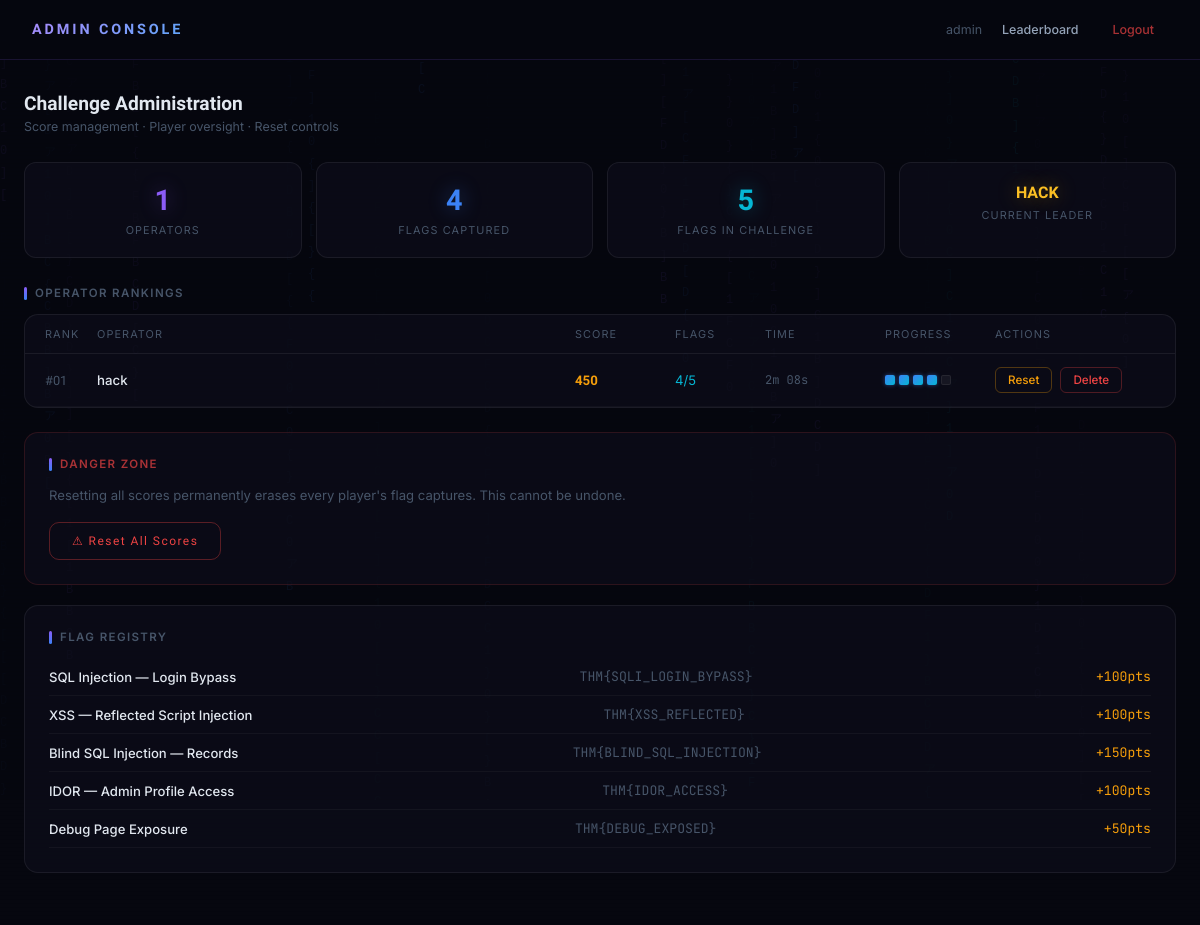
The app's page /app/portal/admin.php (signed in) with its own data.
### tables this page shows
CREATE TABLE portal_users (
    id INTEGER PRIMARY KEY AUTOINCREMENT,
    username TEXT UNIQUE NOT NULL,
    password_hash TEXT NOT NULL,
    is_admin INTEGER DEFAULT 0,
    created_at INTEGER DEFAULT (strftime('%s','now'))
);

### app/portal/config.php (called while the page is built, shortened)
<?php
function get_user_score($pdb, $user_id) {
    $captures = $pdb->prepare("SELECT flag_name, captured_at FROM flag_captures WHERE user_id=? ORDER BY captured_at ASC");
    $captures->execute([$user_id]);
    $rows = $captures->fetchAll(PDO::FETCH_ASSOC);
    $user = $pdb->prepare("SELECT created_at FROM portal_users WHERE id=?");
    $user->execute([$user_id]);
    $u = $user->fetch(PDO::FETCH_ASSOC);
    $start = $u['created_at'];
    $score = 0;
    $last_time = $start;
    foreach ($rows as $r) {
        $flag_val = $r['flag_name'];
        foreach (KNOWN_FLAGS as $fv => $meta) {
            if ($meta['name'] === $flag_val) {
                $score += $meta['points'];
                break;
            }
        }
        $last_time = $r['captured_at'];
    }
    $elapsed = ($last_time > $start && count($rows) > 0) ? ($last_time - $start) : 0;
    return [
        'score'    => $score,
        'count'    => count($rows),
        'elapsed'  => $elapsed,
        'captures' => $rows,
    ];
}
function format_time($seconds) {
    $h = floor($seconds / 3600);
    $m = floor(($seconds % 3600) / 60);
    $s = $seconds % 60;
    if ($m > 0) return sprintf('%dm %02ds', $m, $s);
    return sprintf('%ds', $s);
}
?>

### app/portal/admin.php (the view, shortened to what this page needs)
<?php
require_once 'config.php';
$stmt = $pdb->query("SELECT u.id, u.username, u.created_at, COUNT(fc.id) as flag_count FROM portal_users u LEFT JOIN flag_captures fc ON fc.user_id=u.id WHERE u.is_admin=0 GROUP BY u.id ORDER BY flag_count DESC, u.created_at ASC");
$players = $stmt->fetchAll(PDO::FETCH_ASSOC);
$full_data = [];
foreach ($players as $p) { $sd = get_user_score($pdb, $p['id']); $full_data[] = array_merge($p, $sd); }
usort($full_data, function($a,$b){ if($b['score']!==$a['score']) return $b['score']-$a['score']; return $a['elapsed']-$b['elapsed']; });
$total_flags_captured = $pdb->query("SELECT COUNT(*) FROM flag_captures")->fetchColumn();
$total_players = count($full_data);
$top_scorer = !empty($full_data) ? $full_data[0]['username'] : '—';
?>
<!DOCTYPE html>
<html lang="en">
<head>
</head>
<body>
<canvas id="matrix"></canvas>
<div class="scanlines"></div>
<div class="topbar">
  <div class="logo">ADMIN CONSOLE</div>
  <div class="nav-links">
    <span style="font-size:.78rem;color:var(--text-muted)">admin</span>
    <a href="leaderboard.php" class="nav-btn">Leaderboard</a>
    <a href="logout.php" class="nav-btn danger">Logout</a>
  </div>
</div>
<div class="main">
  <div class="page-title">Challenge Administration</div>
  <div class="page-sub">Score management · Player oversight · Reset controls</div>
  <div class="stat-grid">
    <div class="stat"><div class="stat-val p"><?= $total_players ?></div><div class="stat-label">Operators</div></div>
    <div class="stat"><div class="stat-val b"><?= $total_flags_captured ?></div><div class="stat-label">Flags Captured</div></div>
    <div class="stat"><div class="stat-val c"><?= count(KNOWN_FLAGS) ?></div><div class="stat-label">Flags in Challenge</div></div>
    <div class="stat"><div class="stat-val g"><?= htmlspecialchars(strtoupper($top_scorer)) ?></div><div class="stat-label">Current Leader</div></div>
  </div>
  <div class="section-label" style="margin-bottom:14px">Operator Rankings</div>
  <div class="table-card">
    <div class="t-head">
      <div>Rank</div><div>Operator</div><div>Score</div><div>Flags</div><div>Time</div><div>Progress</div><div>Actions</div>
    </div>
    <?php foreach ($full_data as $i => $p): ?>
      <?php $rank = $i + 1; $cap_names = array_column($p['captures'], 'flag_name'); ?>
      <div class="t-row" onclick="toggleRow(<?= $p['id'] ?>)">
        <div class="rank-n">#<?= str_pad($rank,2,'0',STR_PAD_LEFT) ?></div>
        <div style="font-weight:500"><?= htmlspecialchars($p['username']) ?></div>
        <div class="score-c"><?= $p['score'] ?></div>
        <div style="color:var(--cyan);font-size:.82rem"><?= $p['flag_count'] ?>/<?= count(KNOWN_FLAGS) ?></div>
        <div style="color:var(--text-muted);font-family:'JetBrains Mono',monospace;font-size:.75rem"><?= format_time($p['elapsed']) ?></div>
        <div><div class="dots"><?php foreach (KNOWN_FLAGS as $fv => $meta): ?><div class="dot <?= in_array($meta['name'],$cap_names)?'on':'off' ?>" title="<?= htmlspecialchars($meta['label']) ?>"></div><?php endforeach; ?></div></div>
        <div style="display:flex;gap:8px" onclick="event.stopPropagation()">
          <form method="POST" style="display:inline">
            <button class="btn-xs btn-reset-xs" onclick="return confirm('Reset scores for <?= htmlspecialchars($p['username']) ?>?')">Reset</button>
          </form>
          <form method="POST" style="display:inline">
            <button class="btn-xs btn-del-xs" onclick="return confirm('Delete <?= htmlspecialchars($p['username']) ?>?')">Delete</button>
          </form>
        </div>
      </div>
    <?php endforeach; ?>
  </div>
  <div class="card" style="border-color:rgba(239,68,68,.15)">
    <div class="section-label" style="margin-bottom:14px;color:rgba(239,68,68,.7)">Danger Zone</div>
    <p style="color:var(--text-muted);font-size:.82rem;margin-bottom:16px;line-height:1.6">Resetting all scores permanently erases every player's flag captures. This cannot be undone.</p>
    <form method="POST" onsubmit="return confirm('Reset ALL scores for ALL operators? This cannot be undone.')">
      <button type="submit" class="btn-danger-lg">⚠ Reset All Scores</button>
    </form>
  </div>
  <div class="card">
    <div class="section-label" style="margin-bottom:14px">Flag Registry</div>
    <?php foreach (KNOWN_FLAGS as $fval => $meta): ?>
      <div style="display:flex;justify-content:space-between;align-items:center;padding:10px 0;border-bottom:1px solid rgba(255,255,255,.04);font-size:.82rem">
        <span style="font-weight:500"><?= htmlspecialchars($meta['label']) ?></span>
        <span style="font-family:'JetBrains Mono',monospace;color:var(--text-muted)"><?= htmlspecialchars($fval) ?></span>
        <span style="color:var(--amber);font-family:'JetBrains Mono',monospace">+<?= $meta['points'] ?>pts</span>
      </div>
    <?php endforeach; ?>
  </div>
</div>
<script>
const canvas = document.getElementById('matrix');
const ctx = canvas.getContext('2d');
function resize() { canvas.width = innerWidth; canvas.height = innerHeight; }
resize(); window.addEventListener('resize', resize);
const chars = '01アBCDF{}[]'.split('');
const colors = ['#8b5cf6','#3b82f6','#06b6d4'];
const cols = Math.floor(canvas.width / 22);
const drops = Array.from({length: cols}, () => Math.random() * -100);
const dc = drops.map(() => colors[Math.floor(Math.random() * colors.length)]);
function draw() {
  ctx.fillStyle = 'rgba(6,7,15,.06)'; ctx.fillRect(0,0,canvas.width,canvas.height);
  drops.forEach((y,i) => { ctx.fillStyle=dc[i]; ctx.font='12px monospace';
    ctx.fillText(chars[Math.floor(Math.random()*chars.length)],i*22,y*22);
    if(y*22>canvas.height&&Math.random()>.975){drops[i]=0;dc[i]=colors[Math.floor(Math.random()*colors.length)];} drops[i]++; }); }
setInterval(draw, 55);
function toggleRow(id) { document.getElementById('expand-'+id).classList.toggle('open'); }
</script>
</body>
</html>

### app/portal/admin.php (style rules this page uses)
* { box-sizing:border-box;margin:0;padding:0 }
:root { --bg:#06070f;--bg2:#0d0e1a; --blue:#3b82f6;--cyan:#06b6d4;--purple:#8b5cf6;--emerald:#10b981; --amber:#f59e0b;--red:#ef4444;--gold:#fbbf24; --text:#e2e8f0;--text-dim:#94a3b8;--text-muted:#475569; --border:rgba(255,255,255,0.07);--panel:rgba(255,255,255,0.03); }
body { background:var(--bg);color:var(--text);font-family:'Inter',sans-serif;min-height:100vh }
canvas#matrix { position:fixed;inset:0;z-index:0;opacity:.06 }
.scanlines { pointer-events:none;position:fixed;inset:0;background:repeating-linear-gradient(to bottom,transparent 0,transparent 3px,rgba(0,0,0,.05) 3px,rgba(0,0,0,.05) 4px);z-index:1 }
.topbar { position:sticky;top:0;z-index:100;background:rgba(6,7,15,.95);backdrop-filter:blur(20px);border-bottom:1px solid rgba(139,92,246,.15);padding:0 32px;height:60px;display:flex;align-items:center;justify-content:space-between }
.logo { font-family:'Orbitron',monospace;font-size:.9rem;font-weight:900;letter-spacing:.2em;background:linear-gradient(135deg,#a78bfa,#60a5fa);-webkit-background-clip:text;-webkit-text-fill-color:transparent;background-clip:text }
.nav-links { display:flex;gap:6px;align-items:center }
.nav-btn { padding:6px 14px;border-radius:8px;font-size:.78rem;font-weight:500;text-decoration:none;transition:all .2s;color:var(--text-dim) }
.nav-btn.danger { color:rgba(239,68,68,.7) }
.main { max-width:1200px;margin:0 auto;padding:32px 24px;position:relative;z-index:2 }
.page-title { font-family:'Orbitron',monospace;font-size:1.2rem;font-weight:900;color:var(--text);margin-bottom:4px }
.page-sub { font-size:.78rem;color:var(--text-muted);margin-bottom:28px }
.stat-grid { display:grid;grid-template-columns:repeat(4,1fr);gap:14px;margin-bottom:28px }
.stat { background:rgba(13,14,26,.7);border:1px solid var(--border);border-radius:12px;padding:20px;text-align:center }
.stat-val { font-family:'Orbitron',monospace;font-size:1.8rem;font-weight:900;margin-bottom:6px }
.stat-val.p { color:var(--purple);text-shadow:0 0 20px rgba(139,92,246,.4) }
.stat-val.b { color:var(--blue);text-shadow:0 0 20px rgba(59,130,246,.4) }
.stat-val.c { color:var(--cyan);text-shadow:0 0 20px rgba(6,182,212,.4) }
.stat-val.g { color:var(--gold);text-shadow:0 0 20px rgba(251,191,36,.4);font-size:1rem }
.stat-label { font-size:.68rem;color:var(--text-muted);letter-spacing:.1em;text-transform:uppercase }
.section-label { font-size:.72rem;font-weight:600;color:var(--text-muted);letter-spacing:.12em;text-transform:uppercase;margin-bottom:14px;display:flex;align-items:center;gap:8px }
.section-label::before { content:'';width:3px;height:13px;background:linear-gradient(to bottom,var(--purple),var(--blue));border-radius:2px }
.table-card { background:rgba(13,14,26,.7);border:1px solid var(--border);border-radius:14px;overflow:hidden;margin-bottom:24px }
.t-head { display:grid;grid-template-columns:52px 1fr 100px 90px 120px 110px 160px;padding:12px 20px;border-bottom:1px solid var(--border);font-size:.68rem;color:var(--text-muted);letter-spacing:.1em;text-transform:uppercase }
.t-row { display:grid;grid-template-columns:52px 1fr 100px 90px 120px 110px 160px;padding:13px 20px;border-bottom:1px solid rgba(255,255,255,.03);align-items:center;font-size:.83rem;cursor:pointer;transition:background .15s }
.rank-n { font-family:'Orbitron',monospace;font-size:.8rem;color:var(--text-muted) }
.score-c { font-family:'Orbitron',monospace;font-weight:700;color:var(--amber) }
.btn-xs { padding:5px 12px;border-radius:6px;font-size:.73rem;font-weight:500;cursor:pointer;border:1px solid;transition:all .2s;font-family:'Inter',sans-serif }
.btn-reset-xs { border-color:rgba(245,158,11,.3);color:var(--amber);background:transparent }
.btn-del-xs { border-color:rgba(239,68,68,.3);color:var(--red);background:transparent }
.btn-danger-lg { padding:11px 22px;background:transparent;border:1px solid rgba(239,68,68,.35);border-radius:10px;color:var(--red);font-family:'Orbitron',monospace;font-size:.75rem;letter-spacing:.12em;cursor:pointer;transition:all .2s }
.card { background:rgba(13,14,26,.7);border:1px solid var(--border);border-radius:14px;padding:24px;margin-bottom:20px }
.dots { display:flex;gap:4px }
.dot { width:10px;height:10px;border-radius:2px }
.dot.on { background:linear-gradient(135deg,var(--blue),var(--cyan));box-shadow:0 0 4px rgba(59,130,246,.5) }
.dot.off { background:rgba(255,255,255,.05);border:1px solid var(--border) }

### records on screen
portal_users: username "HACK", rank "01", username "hack", score "450", flag_count "4", elapsed "2m 08s"

### other values on screen
$total_players "1"
$total_flags_captured "4"
count(KNOWN_FLAGS) "5"
$meta['label'] "SQL Injection — Login Bypass"
$fval "THM{SQLI_LOGIN_BYPASS}"
$meta['points'] "100"
$meta['label'] "XSS — Reflected Script Injection"
$fval "THM{XSS_REFLECTED}"
$meta['label'] "Blind SQL Injection — Records"
$fval "THM{BLIND_SQL_INJECTION}"
$meta['points'] "150"
$meta['label'] "IDOR — Admin Profile Access"
$fval "THM{IDOR_ACCESS}"
$meta['label'] "Debug Page Exposure"
$fval "THM{DEBUG_EXPOSED}"
